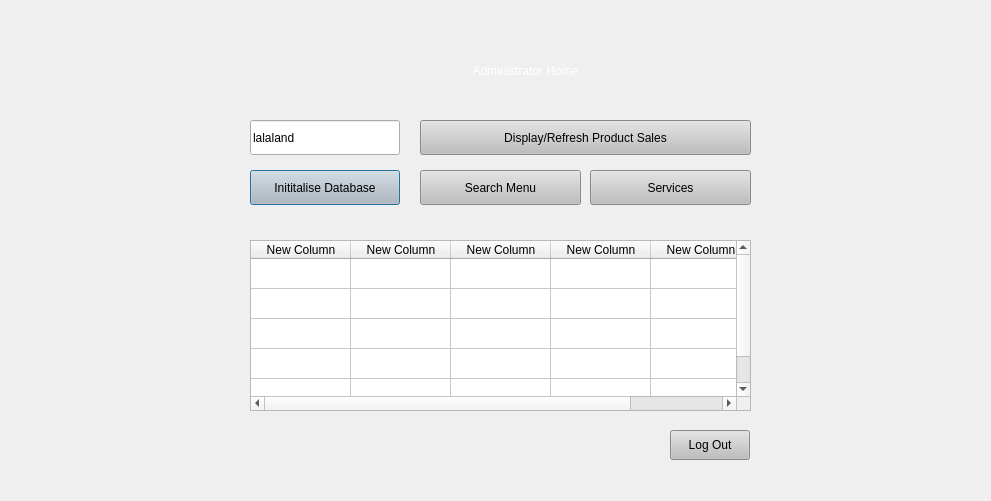
<?xml version="1.0" encoding="UTF-8"?>
<ui version="4.0">
 <class>Dialog</class>
 <widget class="QDialog" name="Dialog">
  <property name="geometry">
   <rect>
    <x>0</x>
    <y>0</y>
    <width>991</width>
    <height>501</height>
   </rect>
  </property>
  <property name="windowTitle">
   <string>Dialog</string>
  </property>
  <widget class="QWidget" name="widget" native="true">
   <property name="geometry">
    <rect>
     <x>0</x>
     <y>0</y>
     <width>1000</width>
     <height>641</height>
    </rect>
   </property>
   <property name="styleSheet">
    <string notr="true">QWidget#widget{
background-color: qlineargradient(spread:pad, x1:0.562182, y1:0.466, x2:1, y2:1, stop:0.0454545 rgba(210, 108, 43, 255), stop:0.982955 rgba(255, 255, 255, 255));;}
background-color: rgb(255, 255, 255);</string>
   </property>
   <widget class="QLineEdit" name="dbname">
    <property name="geometry">
     <rect>
      <x>250</x>
      <y>120</y>
      <width>150</width>
      <height>35</height>
     </rect>
    </property>
    <property name="text">
     <string>lalaland</string>
    </property>
    <property name="placeholderText">
     <string>Enter Name of Database</string>
    </property>
   </widget>
   <widget class="QPushButton" name="db">
    <property name="geometry">
     <rect>
      <x>250</x>
      <y>170</y>
      <width>150</width>
      <height>35</height>
     </rect>
    </property>
    <property name="styleSheet">
     <string notr="true">background-color: rgb(190, 190, 190);</string>
    </property>
    <property name="text">
     <string>Inititalise Database</string>
    </property>
   </widget>
   <widget class="QLabel" name="adminhome">
    <property name="geometry">
     <rect>
      <x>210</x>
      <y>20</y>
      <width>631</width>
      <height>101</height>
     </rect>
    </property>
    <property name="autoFillBackground">
     <bool>false</bool>
    </property>
    <property name="styleSheet">
     <string notr="true">font: 85 50pt &quot;MS Shell Dlg 2&quot;;
color: rgb(255, 255, 255);
</string>
    </property>
    <property name="text">
     <string>Administrator Home</string>
    </property>
    <property name="alignment">
     <set>Qt::AlignCenter</set>
    </property>
   </widget>
   <widget class="QTableWidget" name="admintable">
    <property name="geometry">
     <rect>
      <x>250</x>
      <y>240</y>
      <width>501</width>
      <height>171</height>
     </rect>
    </property>
    <property name="showGrid">
     <bool>true</bool>
    </property>
    <property name="wordWrap">
     <bool>false</bool>
    </property>
    <property name="cornerButtonEnabled">
     <bool>true</bool>
    </property>
    <attribute name="horizontalHeaderVisible">
     <bool>true</bool>
    </attribute>
    <attribute name="horizontalHeaderCascadingSectionResizes">
     <bool>true</bool>
    </attribute>
    <attribute name="horizontalHeaderHighlightSections">
     <bool>true</bool>
    </attribute>
    <attribute name="horizontalHeaderStretchLastSection">
     <bool>true</bool>
    </attribute>
    <attribute name="verticalHeaderVisible">
     <bool>false</bool>
    </attribute>
    <attribute name="verticalHeaderCascadingSectionResizes">
     <bool>true</bool>
    </attribute>
    <attribute name="verticalHeaderStretchLastSection">
     <bool>true</bool>
    </attribute>
    <row>
     <property name="text">
      <string>New Row</string>
     </property>
    </row>
    <row>
     <property name="text">
      <string>New Row</string>
     </property>
    </row>
    <row>
     <property name="text">
      <string>New Row</string>
     </property>
    </row>
    <row>
     <property name="text">
      <string>New Row</string>
     </property>
    </row>
    <row>
     <property name="text">
      <string>New Row</string>
     </property>
    </row>
    <column>
     <property name="text">
      <string>New Column</string>
     </property>
    </column>
    <column>
     <property name="text">
      <string>New Column</string>
     </property>
    </column>
    <column>
     <property name="text">
      <string>New Column</string>
     </property>
    </column>
    <column>
     <property name="text">
      <string>New Column</string>
     </property>
    </column>
    <column>
     <property name="text">
      <string>New Column</string>
     </property>
    </column>
   </widget>
   <widget class="QPushButton" name="back">
    <property name="geometry">
     <rect>
      <x>670</x>
      <y>430</y>
      <width>80</width>
      <height>30</height>
     </rect>
    </property>
    <property name="styleSheet">
     <string notr="true">background-color: rgb(190, 190, 190);</string>
    </property>
    <property name="text">
     <string>Log Out</string>
    </property>
   </widget>
   <widget class="QPushButton" name="displaySalesBtn">
    <property name="geometry">
     <rect>
      <x>420</x>
      <y>120</y>
      <width>331</width>
      <height>35</height>
     </rect>
    </property>
    <property name="styleSheet">
     <string notr="true">background-color: rgb(190, 190, 190);</string>
    </property>
    <property name="text">
     <string>Display/Refresh Product Sales</string>
    </property>
   </widget>
   <widget class="QPushButton" name="search">
    <property name="geometry">
     <rect>
      <x>420</x>
      <y>170</y>
      <width>161</width>
      <height>35</height>
     </rect>
    </property>
    <property name="styleSheet">
     <string notr="true">background-color: rgb(190, 190, 190);</string>
    </property>
    <property name="text">
     <string>Search Menu</string>
    </property>
   </widget>
   <widget class="QPushButton" name="service">
    <property name="geometry">
     <rect>
      <x>590</x>
      <y>170</y>
      <width>161</width>
      <height>35</height>
     </rect>
    </property>
    <property name="styleSheet">
     <string notr="true">background-color: rgb(190, 190, 190);</string>
    </property>
    <property name="text">
     <string>Services</string>
    </property>
   </widget>
  </widget>
 </widget>
 <resources/>
 <connections/>
</ui>
